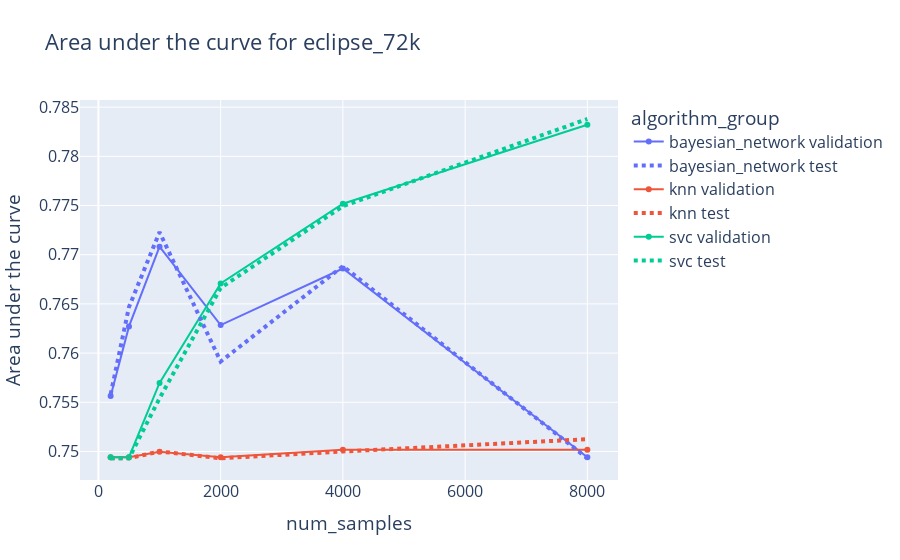

The cell this chart's notebook holds for it:
### Code cell
dataset_choice = "eclipse_72k"
d = df.query(f"dataset_choice == '{dataset_choice}'")
d.sort_values(["num_samples","algorithm_group"],inplace=True)
d = d.rename({"accuracy_val": "Validation accuracy with best threshold", "accuracy_test": "Test accuracy with best threshold"}, axis=1)
fig = px.line(
    d,
    x="num_samples",
    y="auc_val",
    color="algorithm_group",
    title=f"Area under the curve for {dataset_choice}",
    markers=True,
)
for i,trace in enumerate(fig.data):
    trace.name =  trace.name + ' validation'
fig2 = px.line(d, x="num_samples", y="auc_test", color="algorithm_group")
for i,trace in enumerate(fig2.data):
    trace.name = trace.name + ' test'
fig2.update_traces(patch={"line": {"dash": 'dot', 'width': 4}}) 
for i in range(3):
    fig.add_trace(fig2.data[i])
fig.update_layout(
    font=dict(size=16)  # Set the default font size for all text elements in the figure
)
fig.update_yaxes(title_text="Area under the curve")
fig.show()

### Figure 1 — Plotly figure (JSON) as saved in the notebook; plotly's stock layout.template omitted (floating-point values rounded to 4 significant figures)
{"data": [{"hovertemplate": "algorithm_group=bayesian_network<br>num_samples=%{x}<br>accuracy_val=%{y}<extra></extra>", "legendgroup": "bayesian_network", "line": {"color": "#636efa", "dash": "solid"}, "marker": {"symbol": "circle"}, "mode": "markers+lines", "name": "bayesian_network validation", "orientation": "v", "showlegend": true, "type": "scatter", "x": [200, 500, 1000, 2000, 4000, 8000], "xaxis": "x", "y": [0.7556, 0.7627, 0.7708, 0.7628, 0.7686, 0.7494], "yaxis": "y"}, {"hovertemplate": "algorithm_group=knn<br>num_samples=%{x}<br>accuracy_val=%{y}<extra></extra>", "legendgroup": "knn", "line": {"color": "#EF553B", "dash": "solid"}, "marker": {"symbol": "circle"}, "mode": "markers+lines", "name": "knn validation", "orientation": "v", "showlegend": true, "type": "scatter", "x": [200, 500, 1000, 2000, 4000, 8000], "xaxis": "x", "y": [0.7494, 0.7494, 0.75, 0.7494, 0.7502, 0.7502], "yaxis": "y"}, {"hovertemplate": "algorithm_group=svc<br>num_samples=%{x}<br>accuracy_val=%{y}<extra></extra>", "legendgroup": "svc", "line": {"color": "#00cc96", "dash": "solid"}, "marker": {"symbol": "circle"}, "mode": "markers+lines", "name": "svc validation", "orientation": "v", "showlegend": true, "type": "scatter", "x": [200, 500, 1000, 2000, 4000, 8000], "xaxis": "x", "y": [0.7494, 0.7494, 0.757, 0.7671, 0.7752, 0.7832], "yaxis": "y"}, {"hovertemplate": "algorithm_group=bayesian_network<br>num_samples=%{x}<br>accuracy_test=%{y}<extra></extra>", "legendgroup": "bayesian_network", "line": {"color": "#636efa", "dash": "dot", "width": 4}, "marker": {"symbol": "circle"}, "mode": "lines", "name": "bayesian_network test", "orientation": "v", "showlegend": true, "type": "scatter", "x": [200, 500, 1000, 2000, 4000, 8000], "xaxis": "x", "y": [0.7558, 0.7647, 0.7723, 0.7591, 0.7688, 0.7493], "yaxis": "y"}, {"hovertemplate": "algorithm_group=knn<br>num_samples=%{x}<br>accuracy_test=%{y}<extra></extra>", "legendgroup": "knn", "line": {"color": "#EF553B", "dash": "dot", "width": 4}, "marker": {"symbol": "circle"}, "mode": "lines", "name": "knn test", "orientation": "v", "showlegend": true, "type": "scatter", "x": [200, 500, 1000, 2000, 4000, 8000], "xaxis": "x", "y": [0.7493, 0.7493, 0.75, 0.7493, 0.75, 0.7512], "yaxis": "y"}, {"hovertemplate": "algorithm_group=svc<br>num_samples=%{x}<br>accuracy_test=%{y}<extra></extra>", "legendgroup": "svc", "line": {"color": "#00cc96", "dash": "dot", "width": 4}, "marker": {"symbol": "circle"}, "mode": "lines", "name": "svc test", "orientation": "v", "showlegend": true, "type": "scatter", "x": [200, 500, 1000, 2000, 4000, 8000], "xaxis": "x", "y": [0.7493, 0.7493, 0.7554, 0.7666, 0.7749, 0.7838], "yaxis": "y"}], "layout": {"font": {"size": 16}, "legend": {"title": {"text": "algorithm_group"}, "tracegroupgap": 0}, "title": {"text": "Area under the curve for eclipse_72k"}, "xaxis": {"anchor": "y", "domain": [0, 1], "title": {"text": "num_samples"}}, "yaxis": {"anchor": "x", "domain": [0, 1], "title": {"text": "Area under the curve"}}}}
